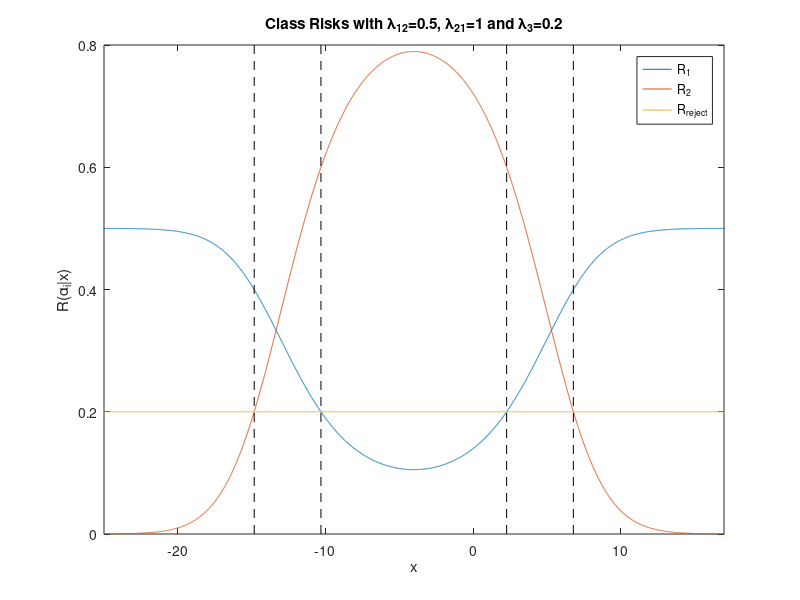

The MATLAB source for this figure:
%% LOAD DATA
clc;
clear all;
load('Data.mat');
p1=xtr_classification(:,2);
p1(p1<0)=2;
xtr_classification(:,2)=p1;
p2=xval_classification(:,2);
p2(p2<0)=2;
xval_classification(:,2)=p2;
%% FIRST PART
%Class Priors
n=length(xtr_classification(:,2)); 
n1=sum(xtr_classification(:,2)==1); 
Class_1_Prior=n1/n;
Class_2_Prior=(n-n1)/n;
%Class Likelihoods
Class_1=xtr_classification(1:n1,1);
Class_2=xtr_classification(n1+1:end,1);
mean1=mean(Class_1); std1=std(Class_1);
mean2=mean(Class_2); std2=std(Class_2);
x=-30:0.01:50;
Class_1_Likelihood=(1/(std1*sqrt(2*pi)))*exp((-(x-mean1).^2)/(2*std1^2));
Class_2_Likelihood=(1/(std2*sqrt(2*pi)))*exp((-(x-mean2).^2)/(2*std2^2));
%Evidence
Evidence=Class_1_Likelihood*Class_1_Prior+Class_2_Likelihood*Class_2_Prior;
%% SECOND PART
%Class Posteriors
Class_1_Posterior=(Class_1_Prior*Class_1_Likelihood)./Evidence;
Class_2_Posterior=(Class_2_Prior*Class_2_Likelihood)./Evidence;
%Risks
Class_1_Risk=0.5*(1-Class_1_Posterior);
Class_2_Risk=1-Class_2_Posterior;
Reject_Risk=ones(1,length(x))*0.2;
figure
p1=plot(x,Class_1_Risk)
hold on
p2=plot(x,Class_2_Risk)
p3=plot(x,Reject_Risk)
Boundary = get(gca,'YLim');
line([-14.825 -14.825],Boundary,'Color','k','LineStyle','--');
line([-10.305 -10.305],Boundary,'Color','k','LineStyle','--');
line([2.275 2.275],Boundary,'Color','k','LineStyle','--');
line([6.795 6.795],Boundary,'Color','k','LineStyle','--');
xlim([-25 17])
xlabel('x')
ylabel('R(\alpha_i|x)')
title('Class Risks with \lambda_1_2=0.5, \lambda_2_1=1 and \lambda_3=0.2')
legend([p1 p2 p3], 'R_1','R_2','R_r_e_j_e_c_t')

%% DECISION RULES and CONFUSION MATRICES
% For minimum risk, C_2   x<-14.82
%                   R     -14.83<x<-10.30
%                   C_1   -10.31<x<2.28
%                   R     2.27<x<6.8
%                   C_2   x>6.79

TrClassification=zeros(125,1);
ValClassification=zeros(125,1);
for i=1:125
    if xtr_classification(i,1)<-14.82
        TrClassification(i)=2;
    elseif xtr_classification(i,1)<-10.30
        TrClassification(i)=3;
    elseif xtr_classification(i,1)<2.28
        TrClassification(i)=1;
    elseif xtr_classification(i,1)<6.8
        TrClassification(i)=3;
    else
        TrClassification(i)=2;
    end
    
    if xval_classification(i,1)<-14.82
        ValClassification(i)=2;
    elseif xval_classification(i,1)<-10.30
        ValClassification(i)=3;
    elseif xval_classification(i,1)<2.28
        ValClassification(i)=1;
    elseif xval_classification(i,1)<6.8
        ValClassification(i)=3;
    else
        ValClassification(i)=2;
    end
end

TrConfusion=confusionmat(xtr_classification(:,2),TrClassification)
ValConfusion=confusionmat(xval_classification(:,2),ValClassification)



